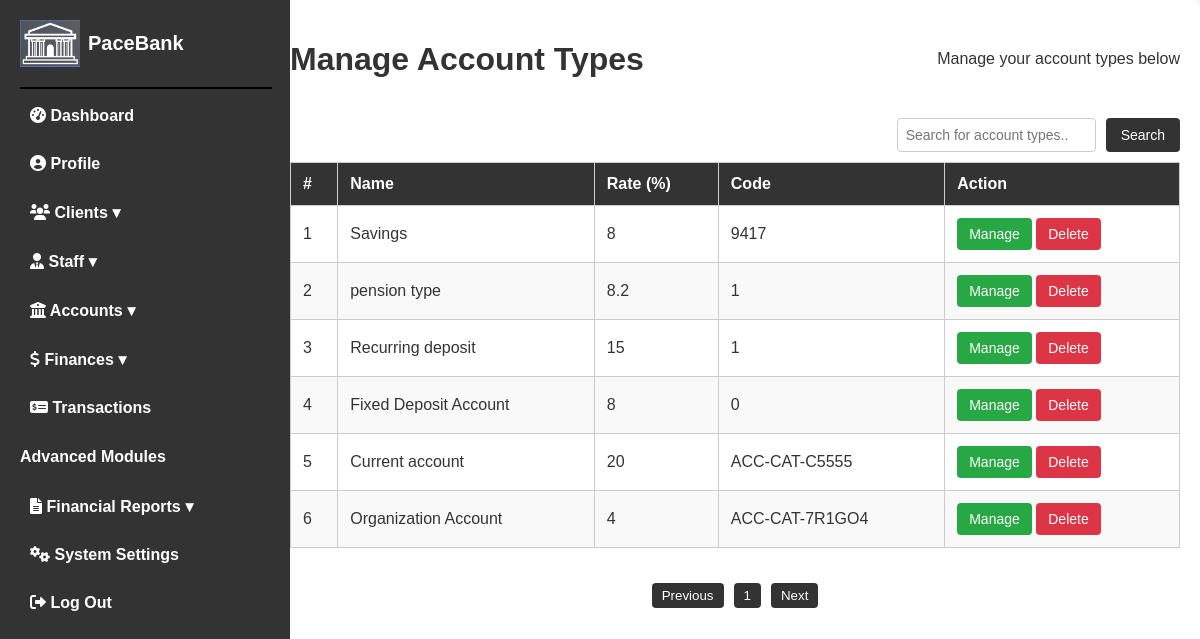
The page /BACKEND/manage_accounttype.php on the database its author committed.
### tables this page shows
CREATE TABLE `acc_types` (
  `acctype_id` int(20) NOT NULL,
  `name` varchar(200) NOT NULL,
  `description` longtext NOT NULL,
  `rate` varchar(200) NOT NULL,
  `code` varchar(200) NOT NULL
);

### BACKEND/manage_accounttype.php (the view, shortened to what this page needs)
<!DOCTYPE html>
<html lang="en">
<head>
    <link rel="stylesheet" href="manage_account.css">
    <link rel="stylesheet" href="https://cdnjs.cloudflare.com/ajax/libs/font-awesome/6.0.0-beta3/css/all.min.css">
</head>
<body>
    <?php
    $servername = "localhost";
    $username = "root";
    $password = "";
    $dbname = "banking";
    $conn = new mysqli($servername, $username, $password, $dbname);
    $sql = "SELECT acctype_id, name, rate, code FROM acc_types";
    $result = $conn->query($sql);
    ?>
    <div class="container">
  <?php include "admin_sidebar.php"; ?>
        <div class="main-content">
            <header>
                <h1>Manage Account Types</h1>
                <p>Manage your account types below</p>
            </header>
            <div class="search-container">
                <input type="text" id="searchInput" placeholder="Search for account types..">
                <button id="searchButton" onclick="searchAccountType()">Search</button>
            </div>
            <table id="accountTable">
                <thead>
                    <tr>
                        <th>#</th>
                        <th>Name</th>
                        <th>Rate (%)</th>
                        <th>Code</th>
                        <th>Action</th>
                    </tr>
                </thead>
                <tbody>
                    <?php
                    if ($result->num_rows > 0) {
                        $counter = 1;
                        while ($row = $result->fetch_assoc()) {
                            echo "<tr>";
                            echo "<td>" . $counter++ . "</td>";
                            echo "<td>" . $row['name'] . "</td>";
                            echo "<td>" . $row['rate'] . "</td>";
                            echo "<td>" . $row['code'] . "</td>";
                            echo "<td>
                                    <a href='update_acctype.php?acctype_id=" . $row['acctype_id'] . "' class='manage-btn'>Manage</a>
                                    <form method='POST' onsubmit='return confirmDelete()' style='display:inline;'>
                                        <input type='hidden' name='delete_acctype_id' value='" . $row['acctype_id'] . "' />
                                        <button type='submit' class='delete-btn'>Delete</button>
                                    </form>
                                  </td>";
                            echo "</tr>";
                        }
                    } else {
                        echo "<tr><td colspan='5'>No account types found</td></tr>";
                    }
                    ?>
                </tbody>
            </table>
            <div class="pagination">
                <button>Previous</button>
                <button>1</button>
                <button>Next</button>
            </div>
        </div>
    </div>
</body>
</html>

### BACKEND/manage_account.css (style rules this page uses)
body { margin: 0; font-family: Arial, sans-serif; background-color: #f4f4f4; color: #333; }
.container { display: flex; height: 100vh; }
.container { display: flex; min-height: 100vh; font-family: Arial, sans-serif; box-sizing: border-box; }
.main-content { margin-left: 270px; padding: 20px; flex-grow: 1; background-color: #f8f9fa; border-radius: 8px; }
header h1 { margin-bottom: 5px; }
.search-container { display: flex; justify-content: flex-end; margin-bottom: 10px; }
.search-container input { padding: 8px; font-size: 14px; border: 1px solid #ccc; border-radius: 4px; margin-right: 10px; }
.search-container button { padding: 8px 15px; font-size: 14px; background-color: #333; color: white; border: none; cursor: pointer; border-radius: 4px; }
table { width: 100%; border-collapse: collapse; margin-bottom: 20px; }
table, th, td { border: 1px solid #ccc; }
th, td { padding: 10px; text-align: left; }
th { background-color: #f2f2f2; }
tr:nth-child(even) { background-color: #f9f9f9; }
.manage-btn, .delete-btn { padding: 8px 12px; font-size: 14px; border: none; cursor: pointer; border-radius: 4px; transition: background-color 0.3s; color: white; }
.manage-btn { background-color: #28a745; }
.delete-btn { background-color: #dc3545; }
.pagination { text-align: center; }
.pagination button { padding: 5px 10px; margin: 5px; background-color: #333; color: white; border: none; cursor: pointer; border-radius: 4px; }
.main-content { flex: 1; padding: 20px; background-color: white; overflow-y: auto; }
.main-content h1 { margin-bottom: 20px; }
form button { padding: 10px 15px; background-color: #3498db; color: white; border: none; border-radius: 4px; cursor: pointer; }
table th, table td { padding: 12px; text-align: left; }
table th { background-color: #333; color: white; }
.manage-btn { background-color: #4CAF50; color: white; padding: 5px 10px; text-decoration: none; border-radius: 4px; }
.delete-btn { background-color: #ff4d4d; color: white; padding: 5px 10px; border: none; cursor: pointer; border-radius: 4px; }
.pagination { display: flex; justify-content: center; margin-top: 10px; }
.pagination button { padding: 8px 16px; margin: 0 4px; background-color: #333; color: white; border: none; cursor: pointer; border-radius: 4px; }

### FRONTEND/style.css (style rules this page uses)
body { margin: 0; font-family: Arial, sans-serif; background-color: #f4f4f4; color: #333; }
.container { display: flex; height: 100vh; }
.container { display: flex; min-height: 100vh; font-family: Arial, sans-serif; box-sizing: border-box; }
.main-content { margin-left: 270px; padding: 20px; flex-grow: 1; background-color: #f8f9fa; border-radius: 8px; }
header h1 { margin-bottom: 5px; }
.search-container { display: flex; justify-content: flex-end; margin-bottom: 10px; }
.search-container input { padding: 8px; font-size: 14px; border: 1px solid #ccc; border-radius: 4px; margin-right: 10px; }
.search-container button { padding: 8px 15px; font-size: 14px; background-color: #333; color: white; border: none; cursor: pointer; border-radius: 4px; }
table { width: 100%; border-collapse: collapse; margin-bottom: 20px; }
table, th, td { border: 1px solid #ccc; }
th, td { padding: 10px; text-align: left; }
th { background-color: #f2f2f2; }
tr:nth-child(even) { background-color: #f9f9f9; }
.manage-btn, .delete-btn { padding: 8px 12px; font-size: 14px; border: none; cursor: pointer; border-radius: 4px; transition: background-color 0.3s; color: white; }
.manage-btn { background-color: #28a745; }
.delete-btn { background-color: #dc3545; }
.pagination { text-align: center; }
.pagination button { padding: 5px 10px; margin: 5px; background-color: #333; color: white; border: none; cursor: pointer; border-radius: 4px; }
.main-content { flex: 1; padding: 20px; background-color: white; overflow-y: auto; }
.main-content h1 { margin-bottom: 20px; }
form button { padding: 10px 15px; background-color: #3498db; color: white; border: none; border-radius: 4px; cursor: pointer; }
.main-content { flex: 1; padding: 20px; overflow-y: auto; background-color: #ffffff; display: flex; flex-direction: column; }
header { display: flex; justify-content: space-between; align-items: center; margin-bottom: 20px; }

### rows shown on the page
acc_types: name "Savings", rate "8", code "9417"
acc_types: name "pension type", rate "8.2", code "1"
acc_types: name "Recurring deposit", rate "15", code "1"
acc_types: name "Fixed Deposit Account", rate "8", code "0"
acc_types: name "Current account", rate "20", code "ACC-CAT-C5555"
acc_types: name "Organization Account", rate "4", code "ACC-CAT-7R1GO4"
